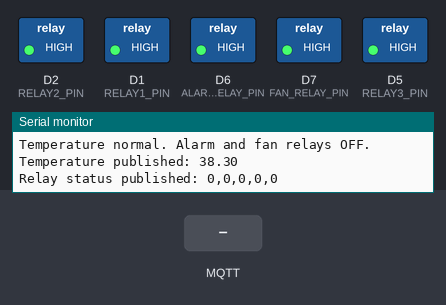
This sketch was run on a simulated ESP8266 (NodeMCU). On the bench: switched loads named in the sketch (green lamp = pin HIGH), the last lines printed to the serial monitor. The test bench sets the inputs (shaded band). WiFi joins after 1.5 s; servers stay silent unless stated; random numbers use the default seed unless the sketch sets one; no MQTT or app messages arrive unless stated.

Above: at 2.7 s.
2.8 s: MQTT message "5" arrives on the first subscribed topic
At 7.6 s:
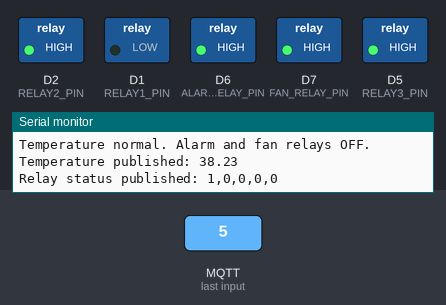
8.0 s: MQTT message "5" arrives on the second subscribed topic
At 12.7 s:
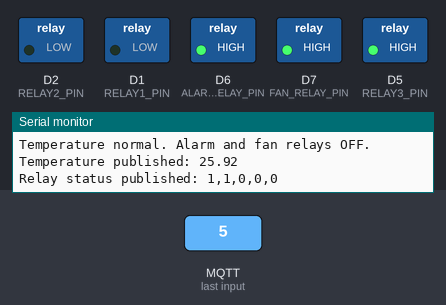
13.0 s: MQTT message "home/relays/relay1" arrives on the first subscribed topic
At 17.2 s:
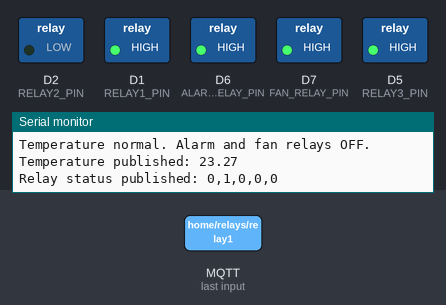
18.1 s: MQTT message "5" arrives on the third subscribed topic
At 22.6 s:
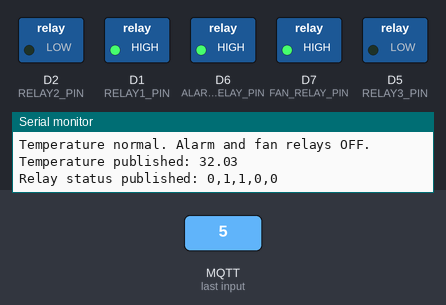
23.1 s: MQTT message "90" arrives on the first subscribed topic
At 27.8 s:
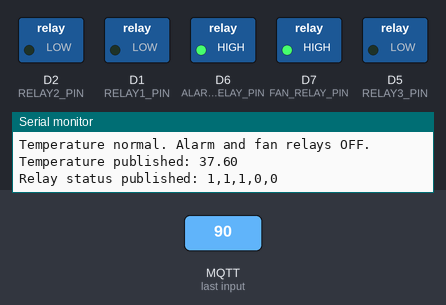
28.1 s: MQTT message "home/relays/relay1" arrives on the second subscribed topic
At 32.2 s:
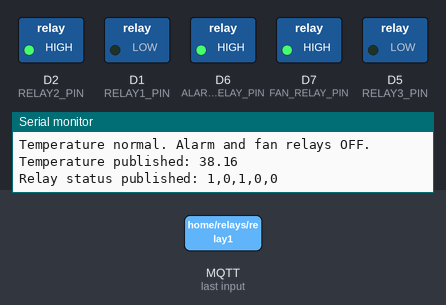
Timing chart, 0 to 63.1 s (numbered marks = the images above; inputs shaded):
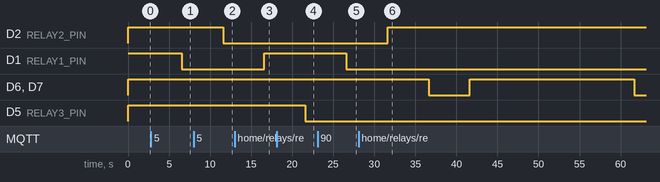

The sketch:

ESP.ino
```cpp
#include <ESP8266WiFi.h>
#include <PubSubClient.h>

// WiFi and MQTT credentials
const char *ssid = "";
const char *password = "";
const char *mqtt_server = ""; // Replace with your Raspberry Pi's IP address
const int mqtt_port = 1883;

// Pin Definitions (ESP8266)
#define TEMP_SENSOR_PIN A0        // Temperature sensor on A0
#define RELAY1_PIN D1             // Relay 1 on D1
#define RELAY2_PIN D2             // Relay 2 on D2
#define RELAY3_PIN D5             // Relay 3 on D5
#define ALARM_RELAY_PIN D6        // Alarm relay (4th relay on module) on D6
#define FAN_RELAY_PIN D7          // Fan relay (loose relay) on D7

// Temperature threshold for alarm and fan activation (in Celsius)
const float TEMP_THRESHOLD = 35.0; // Adjust this value as needed

// WiFi and MQTT clients
WiFiClient wifiClient;
PubSubClient mqttClient(wifiClient);

// Function prototypes
void setupWiFi();
void reconnectMQTT();
void mqttCallback(char *topic, byte *payload, unsigned int length);
void parseCommand(const String &topic, const String &message);
void checkTemperature();
void updateRelayStatus();
float readTemperature();

// Setup function
void setup() {
  Serial.begin(115200);

  // Initialize relay pins as outputs
  pinMode(RELAY1_PIN, OUTPUT);
  pinMode(RELAY2_PIN, OUTPUT);
  pinMode(RELAY3_PIN, OUTPUT);
  pinMode(ALARM_RELAY_PIN, OUTPUT);
  pinMode(FAN_RELAY_PIN, OUTPUT);

  // Set initial state of relays to OFF (assuming active LOW relays)
  digitalWrite(RELAY1_PIN, HIGH);
  digitalWrite(RELAY2_PIN, HIGH);
  digitalWrite(RELAY3_PIN, HIGH);
  digitalWrite(ALARM_RELAY_PIN, HIGH);
  digitalWrite(FAN_RELAY_PIN, HIGH);

  // Setup WiFi and MQTT
  setupWiFi();
  mqttClient.setServer(mqtt_server, mqtt_port);
  mqttClient.setCallback(mqttCallback);
}

// Loop function
void loop() {
  if (!mqttClient.connected()) {
    reconnectMQTT();
  }
  mqttClient.loop();

  // Check temperature and control alarm/fan relays
  checkTemperature();

  // Simulate other sensor readings (optional, for demonstration)
  float temperature = readTemperature();

  // Publish temperature to MQTT
  String tempPayload = String(temperature);
  mqttClient.publish("home/sensors/temperature", tempPayload.c_str());
  Serial.print("Temperature published: ");
  Serial.println(temperature);

  // Publish relay status
  updateRelayStatus();

  delay(5000); // Publish every 5 seconds
}

// Function to setup WiFi
void setupWiFi() {
  delay(10);
  Serial.print("Connecting to ");
  Serial.println(ssid);

  WiFi.begin(ssid, password);

  while (WiFi.status() != WL_CONNECTED) {
    delay(500);
    Serial.print(".");
  }
  Serial.println("");
  Serial.println("WiFi connected");
  Serial.print("IP address: ");
  Serial.println(WiFi.localIP());
}

// Function to reconnect to MQTT broker
void reconnectMQTT() {
  while (!mqttClient.connected()) {
    Serial.print("Attempting MQTT connection...");
    // Attempt to connect with a unique client ID
    String clientId = "ESP8266Client-";
    clientId += String(random(0xffff), HEX);
    if (mqttClient.connect(clientId.c_str())) {
      Serial.println("connected");
      // Subscribe to command topics for normal relays only
      mqttClient.subscribe("home/relays/relay1");
      mqttClient.subscribe("home/relays/relay2");
      mqttClient.subscribe("home/relays/relay3");
    } else {
      Serial.print("failed, rc=");
      Serial.print(mqttClient.state());
      Serial.println(" try again in 5 seconds");
      delay(5000);
    }
  }
}

// Callback function to handle incoming MQTT messages
void mqttCallback(char *topic, byte *payload, unsigned int length) {
  String message;
  for (unsigned int i = 0; i < length; i++) {
    message += (char)payload[i];
  }
  Serial.print("Message received on topic: ");
  Serial.print(topic);
  Serial.print(" -> ");
  Serial.println(message);

  // Parse the command based on the topic
  parseCommand(String(topic), message);
}

// Function to parse incoming MQTT commands
void parseCommand(const String &topic, const String &message) {
  int relayState = message.toInt(); // Convert message to integer (0 or 1)

  // Control the appropriate relay based on the topic
  if (topic == "home/relays/relay1") {
    digitalWrite(RELAY1_PIN, relayState ? LOW : HIGH); // Active LOW
    Serial.println("Relay 1 set to " + String(relayState));
  } else if (topic == "home/relays/relay2") {
    digitalWrite(RELAY2_PIN, relayState ? LOW : HIGH);
    Serial.println("Relay 2 set to " + String(relayState));
  } else if (topic == "home/relays/relay3") {
    digitalWrite(RELAY3_PIN, relayState ? LOW : HIGH);
    Serial.println("Relay 3 set to " + String(relayState));
  }
  // Note: Alarm and fan relays are not controllable via MQTT
}

// Function to read temperature (simulated or from sensor)
float readTemperature() {
  // Simulate temperature reading (replace with actual sensor code if needed)
  // For a real sensor, use analogRead(TEMP_SENSOR_PIN) and convert to Celsius
  float temperature = random(20, 40) + random(0, 100) / 100.0; // Simulated value
  return temperature;
}

// Function to check temperature and control alarm/fan relays
void checkTemperature() {
  float temperature = readTemperature();
  if (temperature > TEMP_THRESHOLD) {
    // Turn ON alarm and fan relays
    digitalWrite(ALARM_RELAY_PIN, LOW); // Active LOW
    digitalWrite(FAN_RELAY_PIN, LOW);   // Sync fan relay
    Serial.println("High temperature detected! Alarm and fan relays ON.");
  } else {
    // Turn OFF alarm and fan relays
    digitalWrite(ALARM_RELAY_PIN, HIGH);
    digitalWrite(FAN_RELAY_PIN, HIGH);
    Serial.println("Temperature normal. Alarm and fan relays OFF.");
  }
}

// Function to publish the current state of all relays
void updateRelayStatus() {
  // Read the state of all relays (inverted logic for active LOW)
  int relay1State = digitalRead(RELAY1_PIN) == LOW ? 1 : 0;
  int relay2State = digitalRead(RELAY2_PIN) == LOW ? 1 : 0;
  int relay3State = digitalRead(RELAY3_PIN) == LOW ? 1 : 0;
  int alarmRelayState = digitalRead(ALARM_RELAY_PIN) == LOW ? 1 : 0;
  int fanRelayState = digitalRead(FAN_RELAY_PIN) == LOW ? 1 : 0;

  // Create a comma-separated string of relay states
  String relayStatus = String(relay1State) + "," +
                       String(relay2State) + "," +
                       String(relay3State) + "," +
                       String(alarmRelayState) + "," +
                       String(fanRelayState);

  // Publish relay status
  mqttClient.publish("home/relays/status", relayStatus.c_str());
  Serial.print("Relay status published: ");
  Serial.println(relayStatus);
}
```

Measured:
- after the input at 2.8 s, D1 (RELAY1_PIN): HIGH → LOW after 3.8 s
- after the input at 8.0 s, D2 (RELAY2_PIN): HIGH → LOW after 3.6 s
- after the input at 13.0 s, D1 (RELAY1_PIN): LOW → HIGH after 3.6 s
- after the input at 18.1 s, D5 (RELAY3_PIN): HIGH → LOW after 3.5 s
- after the input at 23.1 s, D1 (RELAY1_PIN): HIGH → LOW after 3.5 s
- after the input at 28.1 s, D2 (RELAY2_PIN): LOW → HIGH after 3.5 s
